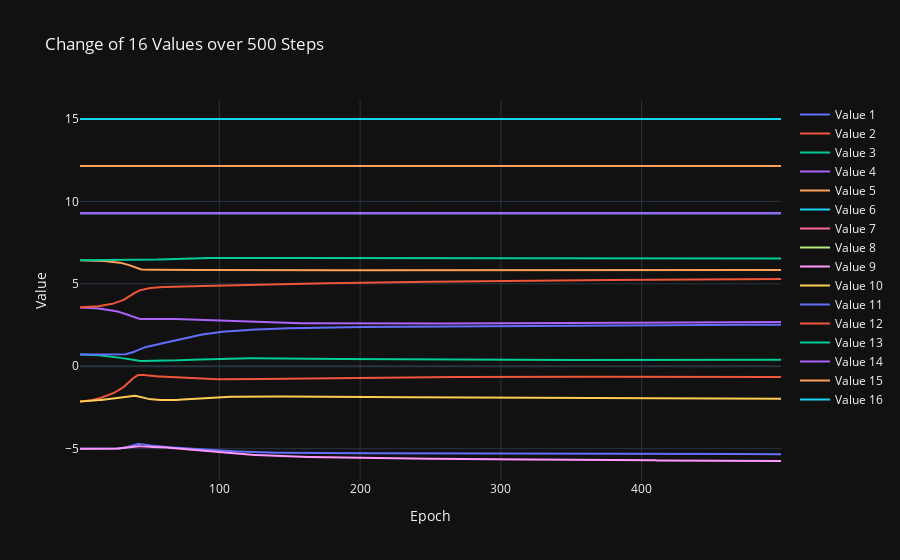

This figure's notebook cell:
### Markdown cell above
## Mean value

### Code cell
import numpy as np
import plotly.graph_objects as go

data = experiment_data_loader.experiment_data['000011']['repetition_data'][0]


means = []
for mean_idx in range(16):
    means.append(data[f"mean{mean_idx}"])

    
data = np.stack(means, axis=1)
print(data.shape)
#data = np.expand_dims(data, axis=1)

# Preparing data for plotting
epochs = np.arange(1, data.shape[0])
traces = []
for i in range(data.shape[1]):
    traces.append(go.Scatter(x=epochs, y=data[:, i], mode='lines', name=f'Value {i+1}'))

# Plotting with Plotly
layout = go.Layout(title='Change of 16 Values over 500 Steps',
                   xaxis=dict(title='Epoch'),
                   yaxis=dict(title='Value'),
                   template='plotly_dark')

fig = go.Figure(data=traces, layout=layout)
fig.show()

### Figure 1 — Plotly figure (JSON) as saved in the notebook; plotly's stock layout.template omitted (floating-point values rounded to 4 significant figures; data arrays with more than 128 entries replaced by an {"elided": "..."} marker saying what was removed)
{"data": [{"mode": "lines", "name": "Value 1", "type": "scatter", "x": {"elided": "499 int values"}, "y": {"elided": "500 float values"}}, {"mode": "lines", "name": "Value 2", "type": "scatter", "x": {"elided": "499 int values"}, "y": {"elided": "500 float values"}}, {"mode": "lines", "name": "Value 3", "type": "scatter", "x": {"elided": "499 int values"}, "y": {"elided": "500 float values"}}, {"mode": "lines", "name": "Value 4", "type": "scatter", "x": {"elided": "499 int values"}, "y": {"elided": "500 float values"}}, {"mode": "lines", "name": "Value 5", "type": "scatter", "x": {"elided": "499 int values"}, "y": {"elided": "500 float values"}}, {"mode": "lines", "name": "Value 6", "type": "scatter", "x": {"elided": "499 int values"}, "y": {"elided": "500 float values"}}, {"mode": "lines", "name": "Value 7", "type": "scatter", "x": {"elided": "499 int values"}, "y": {"elided": "500 float values"}}, {"mode": "lines", "name": "Value 8", "type": "scatter", "x": {"elided": "499 int values"}, "y": {"elided": "500 int values"}}, {"mode": "lines", "name": "Value 9", "type": "scatter", "x": {"elided": "499 int values"}, "y": {"elided": "500 float values"}}, {"mode": "lines", "name": "Value 10", "type": "scatter", "x": {"elided": "499 int values"}, "y": {"elided": "500 float values"}}, {"mode": "lines", "name": "Value 11", "type": "scatter", "x": {"elided": "499 int values"}, "y": {"elided": "500 float values"}}, {"mode": "lines", "name": "Value 12", "type": "scatter", "x": {"elided": "499 int values"}, "y": {"elided": "500 float values"}}, {"mode": "lines", "name": "Value 13", "type": "scatter", "x": {"elided": "499 int values"}, "y": {"elided": "500 float values"}}, {"mode": "lines", "name": "Value 14", "type": "scatter", "x": {"elided": "499 int values"}, "y": {"elided": "500 float values"}}, {"mode": "lines", "name": "Value 15", "type": "scatter", "x": {"elided": "499 int values"}, "y": {"elided": "500 float values"}}, {"mode": "lines", "name": "Value 16", "type": "scatter", "x": {"elided": "499 int values"}, "y": {"elided": "500 int values"}}], "layout": {"title": {"text": "Change of 16 Values over 500 Steps"}, "xaxis": {"title": {"text": "Epoch"}}, "yaxis": {"title": {"text": "Value"}}}}
